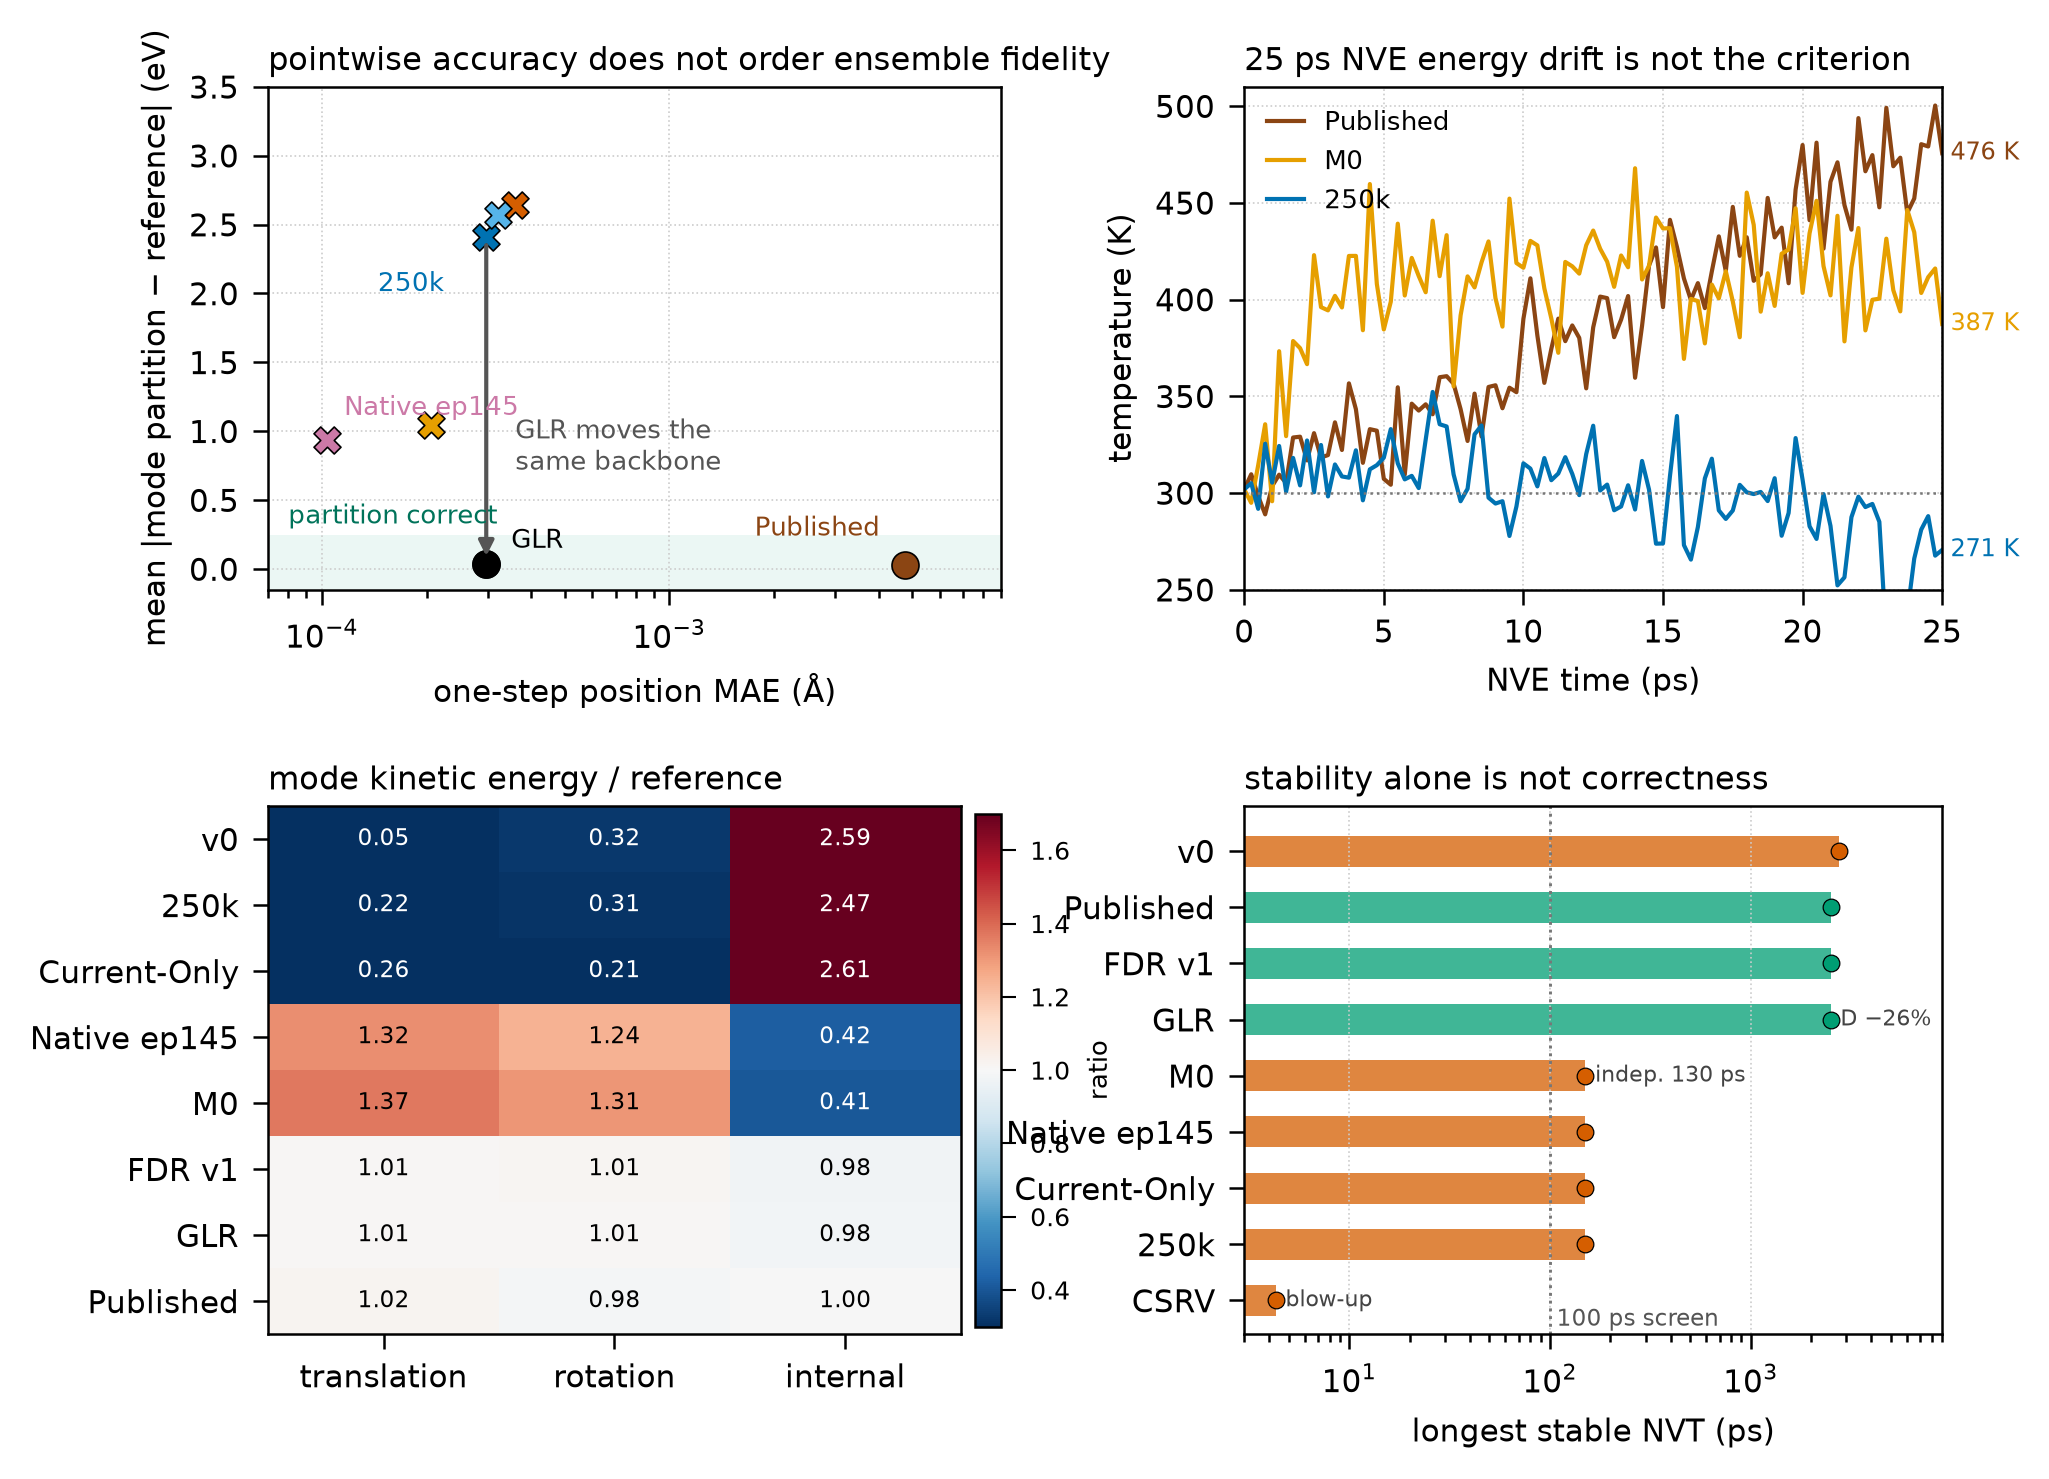

This figure's Python source:
"""Figure 1 — pointwise accuracy and short-horizon stability do not predict NVT fidelity.

Panels
  a  one-step position MAE vs mean absolute mode-partition error
  b  25 ps NVE temperature traces (no thermostat)
  c  mode kinetic-energy ratio to the reference NVT (heat map)
  d  longest stable NVT run vs partition verdict

All values are from our own screens; see
method_development/MULTISTEP_STABILITY_TABLE_20261122.md.
"""
from __future__ import annotations

import json
from pathlib import Path

import h5py
import matplotlib as mpl
import matplotlib.pyplot as plt
import numpy as np

ROOT = Path('/data2/wyd/research/foundation_mlip_adaptation')
OUT = ROOT / 'paper' / 'figures'
OUT.mkdir(parents=True, exist_ok=True)

# 2.5 ns NVT reference mean (the first 100 ps block is an outlier; see text).
REFERENCE = np.array([2.459, 2.502, 2.450])

# name, one-step position MAE (A), partition (trans, rot, int) eV, longest stable NVT (ps),
# partition pass, note
MODELS = [
    ('v0', 3.590e-4, (0.111, 0.808, 6.338), 2750.0, False, 'stable, wrong partition'),
    ('250k', 2.970e-4, (0.538, 0.786, 6.044), 150.0, False, 'same bias'),
    ('Current-Only', 3.200e-4, (0.646, 0.535, 6.384), 150.0, False, 'same bias'),
    ('Native ep145', 1.037e-4, (3.256, 3.105, 1.041), 150.0, False, 'opposite bias'),
    ('M0', 2.060e-4, (3.373, 3.270, 1.000), 150.0, False, 'independent start fails'),
    ('FDR v1', 2.970e-4, (2.482, 2.533, 2.392), 2500.0, True, 'AR(1)'),
    ('GLR', 2.970e-4, (2.482, 2.526, 2.399), 2500.0, True, 'D −26%'),
    ('Published', 4.754e-3, (2.505, 2.463, 2.444), 2500.0, True, 'published checkpoint'),
]

COLORS = {
    'v0': '#D55E00',
    '250k': '#0072B2',
    'Current-Only': '#56B4E9',
    'Native ep145': '#CC79A7',
    'M0': '#E69F00',
    'FDR v1': '#009E73',
    'GLR': '#000000',
    'Published': '#8B4513',
}


def partition_error(partition):
    return float(np.mean(np.abs(np.asarray(partition) - REFERENCE)))


def load_trace(path, stride=50):
    with h5py.File(path, 'r') as handle:
        t = handle['time_fs'][::stride]
        temperature = handle['temperature_K'][::stride]
    return np.asarray(t) / 1000.0, np.asarray(temperature)


def main():
    mpl.rcParams.update({
        'font.family': 'DejaVu Sans',
        'font.size': 7.5,
        'axes.linewidth': 0.6,
        'xtick.major.width': 0.6,
        'ytick.major.width': 0.6,
        'legend.frameon': False,
        'pdf.fonttype': 42,
    })
    fig = plt.figure(figsize=(7.2, 5.4))
    grid = fig.add_gridspec(2, 2, width_ratios=[1.05, 1.0], height_ratios=[1.0, 1.05],
                            wspace=0.34, hspace=0.42)

    # ---------------------------------------------------------------- a
    ax = fig.add_subplot(grid[0, 0])
    for name, mae, partition, _, passed, note in MODELS:
        marker = 'o' if passed else 'X'
        ax.scatter(mae, partition_error(partition), s=42, marker=marker,
                   color=COLORS[name], edgecolor='black', linewidth=0.4, zorder=3,
                   label=name)
    ax.annotate('', xy=(2.970e-4, partition_error((2.482, 2.526, 2.399))),
                xytext=(2.970e-4, partition_error((0.538, 0.786, 6.044))),
                arrowprops=dict(arrowstyle='-|>', lw=1.0, color='#555555',
                                shrinkA=2, shrinkB=2))
    ax.text(3.6e-4, 0.72, 'GLR moves the\nsame backbone', fontsize=6.2, color='#555555')
    ax.set_xscale('log')
    ax.set_xlabel('one-step position MAE (Å)')
    ax.set_ylabel('mean |mode partition − reference| (eV)')
    ax.set_xlim(7e-5, 9e-3)
    ax.set_ylim(-0.15, 3.5)
    ax.axhspan(-0.15, 0.25, color='#009E73', alpha=0.08, lw=0)
    ax.text(8e-5, 0.33, 'partition correct', fontsize=6.2, color='#00735A')
    ax.grid(True, which='major', ls=':', lw=0.4, color='#cccccc', zorder=0)
    ax.set_title('pointwise accuracy does not order ensemble fidelity', fontsize=7.8,
                 loc='left', pad=4)
    # selective labels: only the points needed for the argument
    offsets = {'250k': (-26, -13), 'Native ep145': (4, 6),
               'GLR': (6, 4), 'Published': (-36, 7)}
    for name, mae, partition, _, _, _ in MODELS:
        if name in offsets:
            ax.annotate(name, (mae, partition_error(partition)),
                        xytext=offsets[name], textcoords='offset points',
                        fontsize=6.2, color=COLORS[name])

    # ---------------------------------------------------------------- b
    ax = fig.add_subplot(grid[0, 1])
    traces = [
        ('published', 'Published', 'nve_published_25ps_20261121'),
        ('m0', 'M0', 'nve_m0_25ps_20261121'),
        ('250k', '250k', 'nve_250k_25ps_20261121'),
    ]
    for key, label, directory in traces:
        t, temperature = load_trace(ROOT / 'experiments' / directory / 'trajectory.h5')
        ax.plot(t, temperature, lw=1.0, color=COLORS[label], label=label)
        ax.annotate(f'{temperature[-1]:.0f} K', (t[-1], temperature[-1]),
                    xytext=(2, 0), textcoords='offset points', fontsize=5.8,
                    color=COLORS[label], va='center')
    ax.axhline(300, color='#777777', ls=':', lw=0.6)
    ax.set_xlabel('NVE time (ps)')
    ax.set_ylabel('temperature (K)')
    ax.set_xlim(0, 25)
    ax.set_ylim(250, 510)
    ax.set_title('25 ps NVE energy drift is not the criterion', fontsize=7.8, loc='left', pad=4)
    ax.legend(loc='upper left', fontsize=6.2, handlelength=1.4)
    ax.grid(True, ls=':', lw=0.4, color='#cccccc')

    # ---------------------------------------------------------------- c
    ax = fig.add_subplot(grid[1, 0])
    order = ['v0', '250k', 'Current-Only', 'Native ep145', 'M0', 'FDR v1', 'GLR', 'Published']
    lookup = {row[0]: row for row in MODELS}
    matrix = np.array([np.asarray(lookup[name][2]) / REFERENCE for name in order])
    image = ax.imshow(matrix, cmap='RdBu_r', vmin=0.3, vmax=1.7, aspect='auto')
    ax.set_xticks(range(3))
    ax.set_xticklabels(['translation', 'rotation', 'internal'])
    ax.set_yticks(range(len(order)))
    ax.set_yticklabels(order)
    for i in range(matrix.shape[0]):
        for j in range(matrix.shape[1]):
            value = matrix[i, j]
            color = 'white' if value < 0.55 or value > 1.55 else 'black'
            ax.text(j, i, f'{value:.2f}', ha='center', va='center', fontsize=5.6,
                    color=color)
    ax.set_title('mode kinetic energy / reference', fontsize=7.8, loc='left', pad=4)
    cbar = fig.colorbar(image, ax=ax, fraction=0.035, pad=0.02)
    cbar.ax.tick_params(labelsize=6, width=0.5)
    cbar.set_label('ratio', fontsize=6.2)

    # ---------------------------------------------------------------- d
    ax = fig.add_subplot(grid[1, 1])
    entries = [
        ('CSRV', 4.3, False, 'blow-up'),
        ('250k', 150.0, False, ''),
        ('Current-Only', 150.0, False, ''),
        ('Native ep145', 150.0, False, ''),
        ('M0', 150.0, False, 'indep. 130 ps'),
        ('GLR', 2500.0, True, 'D −26%'),
        ('FDR v1', 2500.0, True, ''),
        ('Published', 2500.0, True, ''),
        ('v0', 2750.0, False, ''),
    ]
    y = np.arange(len(entries))
    for index, (name, length, passed, note) in enumerate(entries):
        color = '#009E73' if passed else '#D55E00'
        ax.barh(index, length, height=0.55, color=color, alpha=0.75, edgecolor='none')
        ax.scatter(length, index, s=16, color=color, edgecolor='black', linewidth=0.3, zorder=3)
        if note:
            ax.text(length * 1.12, index, note, va='center', fontsize=5.4, color='#444444')
    ax.set_yticks(y)
    ax.set_yticklabels([entry[0] for entry in entries])
    ax.set_xscale('log')
    ax.set_xlim(3, 9000)
    ax.axvline(100, color='#777777', ls=':', lw=0.7)
    ax.text(108, -0.45, '100 ps screen', fontsize=5.6, color='#555555')
    ax.set_xlabel('longest stable NVT (ps)')
    ax.set_title('stability alone is not correctness', fontsize=7.8, loc='left', pad=4)
    ax.grid(True, axis='x', ls=':', lw=0.4, color='#cccccc')
    ax.set_ylim(-0.6, len(entries) - 0.2)

    fig.savefig(OUT / 'fig1_diagnostic.pdf', bbox_inches='tight')
    fig.savefig(OUT / 'fig1_diagnostic.png', dpi=300, bbox_inches='tight')
    payload = [dict(name=name, one_step_position_mae_A=mae, partition_eV=list(partition),
                    partition_error_eV=partition_error(partition),
                    longest_stable_nvt_ps=length, partition_pass=passed, note=note)
               for name, mae, partition, length, passed, note in MODELS]
    (OUT / 'fig1_data.json').write_text(json.dumps(dict(reference_eV=REFERENCE.tolist(),
                                                         models=payload), indent=2) + '\n')
    print(json.dumps({'output': str(OUT / 'fig1_diagnostic.pdf')}))


if __name__ == '__main__':
    main()
